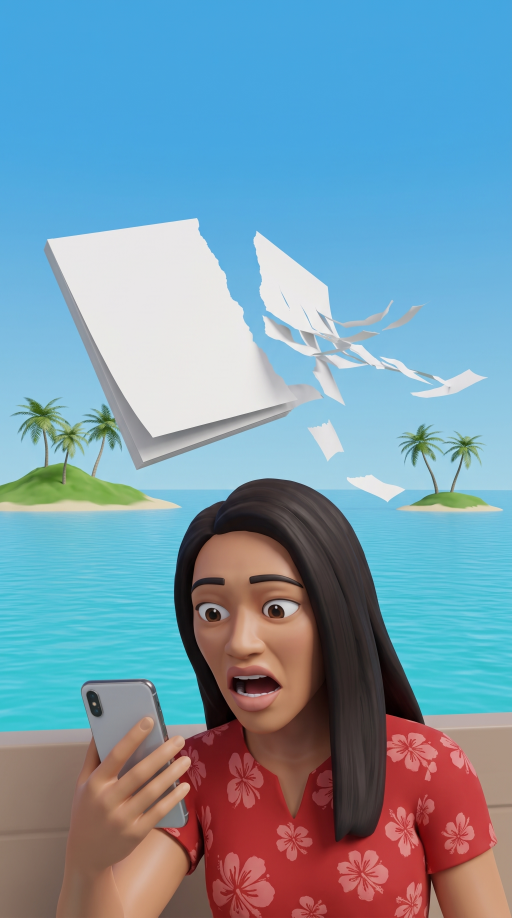
#> input picture map_shorts/samoa_day/thumb_base.jpg, 1536 x 2752 px (shown at 1/3 size)
$ python thumb2.py
#> lines starting #> are read from the running program, lines starting #| are printed output that depends on the picture
"""Clickable cover variants from thumb_base.jpg (no paid generation). python3 thumb2.py"""
import numpy as np
from PIL import Image, ImageDraw, ImageFilter, ImageFont, ImageEnhance
W, H = 1080, 1920
POPX = "Poppins-ExtraBold.ttf"
YEL, RED, WHT, BLK = (255, 214, 10), (232, 36, 36), (255, 255, 255), (0, 0, 0)
def font(s): return ImageFont.truetype(POPX, int(s))

def coeffs(src, dst):
    # perspective coefficients mapping output (dst) points to input (src) points
    A, b = [], []
    for (x, y), (u, v) in zip(dst, src):
        A += [[x, y, 1, 0, 0, 0, -u * x, -u * y], [0, 0, 0, x, y, 1, -v * x, -v * y]]; b += [u, v]
    return np.linalg.solve(np.array(A, float), np.array(b, float)).tolist()

def base(box):
#> called with box = (96, 185, 1440, 2574)
    im = Image.open("thumb_base.jpg").convert("RGB").crop(box).resize((W, H), Image.LANCZOS)
    im = ImageEnhance.Color(im).enhance(1.18); im = ImageEnhance.Contrast(im).enhance(1.08)
#> after `im = ImageEnhance.Contrast(im).enhance(1.08)`:
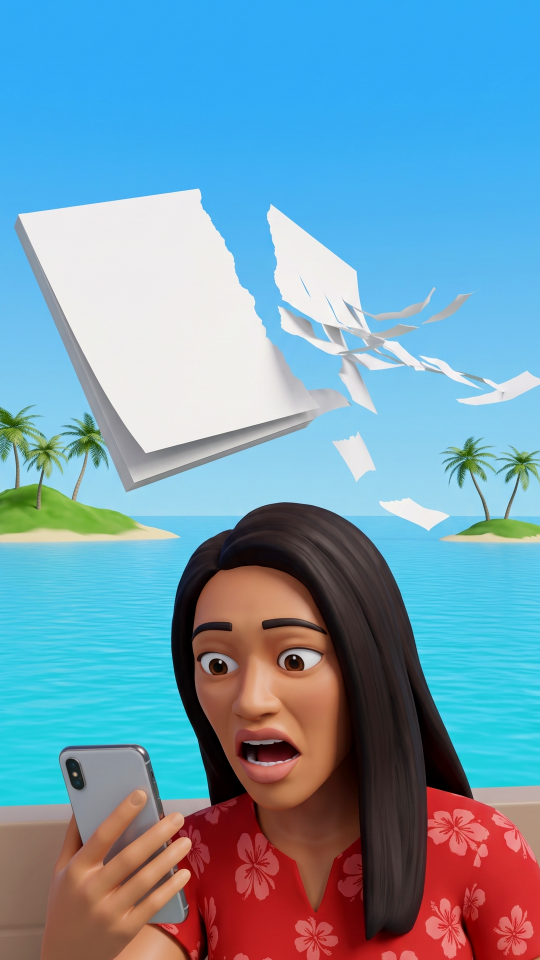
#> im: PIL image 1080x1920 RGB (shown at 1/2 size); mean R, G, B 114.6, 156.1, 177.7
    # soft top darkening for the title
    a = np.asarray(im).astype(np.float32); g = np.clip(1 - np.linspace(0.55, 0, 620), 0, 1)
    a[:620] *= g[:, None, None]; return Image.fromarray(a.astype(np.uint8)).convert("RGBA")

def page(img, quad, draw_fn, size=(800, 1000)):
#> called with size = (800, 1000)
    lay = Image.new("RGBA", size, (0, 0, 0, 0)); draw_fn(ImageDraw.Draw(lay), size)
#> after `lay = Image.new('RGBA', size, (0, 0, 0, 0))`: lay: PIL image 800x1000 RGBA; every value is 0
#> after `draw_fn(ImageDraw.Draw(lay), size)`:
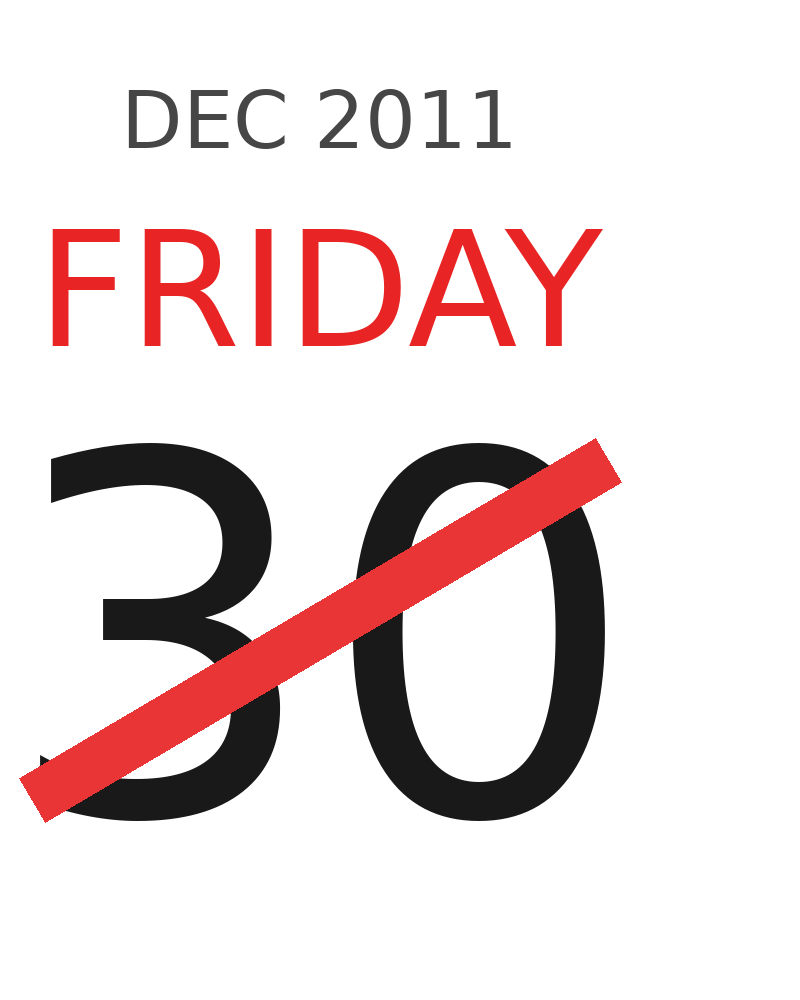
#> lay: PIL image 800x1000 RGBA; mean R, G, B, A 19.4, 5.3, 5.3, 39.8; transparent parts drawn white
    w = lay.transform((W, H), Image.PERSPECTIVE, coeffs([(0, 0), (size[0], 0), (size[0], size[1]), (0, size[1])], quad), Image.BICUBIC)
    img.alpha_composite(w)

def title(img, lines, y0):
#> called with y0 = 150
    d = ImageDraw.Draw(img); y = y0
    for txt, col, sz in lines:
        f = font(sz)
        while f.getlength(txt) > W - 70: f = font(f.size - 2)
        sh = Image.new("RGBA", img.size, (0, 0, 0, 0))
        ImageDraw.Draw(sh).text((W / 2 + 6, y + 10), txt, font=f, fill=(0, 0, 0, 200), anchor="mm", stroke_width=14, stroke_fill=(0, 0, 0, 200))
        img.alpha_composite(sh.filter(ImageFilter.GaussianBlur(8)))
        d.text((W / 2, y), txt, font=f, fill=col, anchor="mm", stroke_width=12, stroke_fill=BLK)
        y += f.size * 1.08
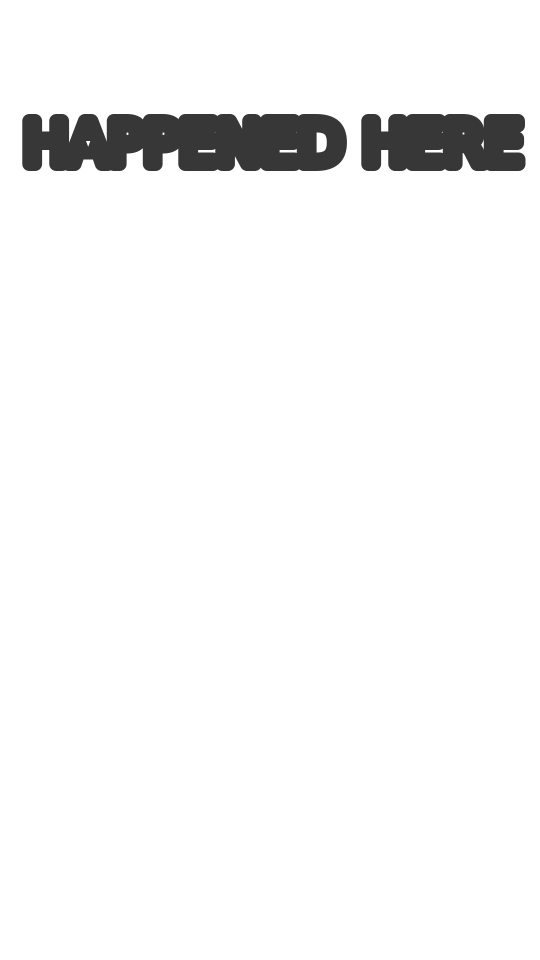
#> sh: PIL image 1080x1920 RGBA (shown at 1/2 size); mean R, G, B, A 0, 0, 0, 9.5; transparent parts drawn white
#> after the loop, y = 404.9

def cal_X(d, s):
    w, h = s; cx = w * 0.40
    d.text((cx, h * 0.12), "DEC 2011", font=font(h * 0.08), fill=(70, 70, 70), anchor="mm")
    d.text((cx, h * 0.29), "FRIDAY", font=font(h * 0.16), fill=RED, anchor="mm")
    d.text((cx, h * 0.64), "30", font=font(h * 0.50), fill=(25, 25, 25), anchor="mm")
    # one red strike-through: 'deleted', the number stays readable
    d.line([(cx - w * 0.36, h * 0.80), (cx + w * 0.36, h * 0.46)], fill=RED + (235,), width=int(w * 0.065))

def badge(img, txt, cx, cy, sz=58, bg=RED, rot=-6):
    # '>' in txt is drawn as an arrow (Poppins has no arrow glyph)
#> called with txt = 'THU 29 > SAT 31', cx = 800, cy = 965, sz = 52, bg = (232, 36, 36), rot = -6
    f = font(sz); parts = txt.split(">"); aw = sz * 1.2
    tw = sum(f.getlength(p) for p in parts) + aw * (len(parts) - 1); pw, ph = int(tw + sz * 1.1), int(sz * 1.75)
    lay = Image.new("RGBA", (pw + 40, ph + 40), (0, 0, 0, 0)); d = ImageDraw.Draw(lay)
#> after `lay = Image.new('RGBA', (pw + 40, ph + 40), (0, 0, 0, 0))`: lay: PIL image 564x131 RGBA; every value is 0
    d.rounded_rectangle((20, 20, 20 + pw, 20 + ph), sz * 0.4, fill=bg + (255,), outline=WHT, width=6)
    x = 20 + sz * 0.55; yc = 20 + ph / 2
    for k, p in enumerate(parts):
        d.text((x, yc), p, font=f, fill=WHT, anchor="lm", stroke_width=3, stroke_fill=BLK); x += f.getlength(p)
        if k < len(parts) - 1:
            a0, a1 = x + sz * 0.15, x + aw - sz * 0.15
            d.line([(a0, yc), (a1 - sz * 0.3, yc)], fill=YEL, width=int(sz * 0.18))
            d.polygon([(a1, yc), (a1 - sz * 0.42, yc - sz * 0.3), (a1 - sz * 0.42, yc + sz * 0.3)], fill=YEL); x += aw
#> after the loop, x = 515.7
    lay = lay.rotate(rot, expand=True, resample=Image.BICUBIC)
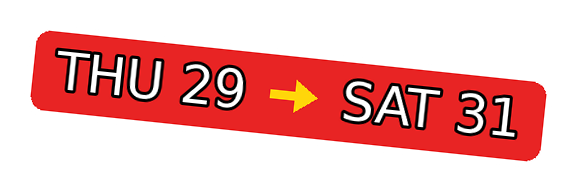
#> lay: PIL image 576x191 RGBA; mean R, G, B, A 93.8, 37.9, 36.8, 111; transparent parts drawn white
    sh = Image.new("RGBA", img.size, (0, 0, 0, 0)); a = lay.split()[3].point(lambda v: v * 0.6)
#> after `a = lay.split()[3].point(lambda v: v * 0.6)`:
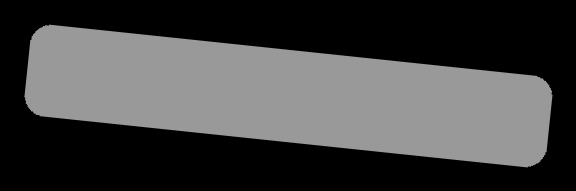
#> a: PIL image 576x191 L; min 0, max 153, mean 66.6
    sh.paste((0, 0, 0, 255), (int(cx - lay.width / 2 + 8), int(cy - lay.height / 2 + 12)), a)
    img.alpha_composite(sh.filter(ImageFilter.GaussianBlur(10)))
    img.alpha_composite(lay, (int(cx - lay.width / 2), int(cy - lay.height / 2)))

# crop: tighter on page + face (base 1536x2752)
BOX = (96, 185, 1440, 185 + int(1344 * 16 / 9))
sx = W / (BOX[2] - BOX[0]); sy = H / (BOX[3] - BOX[1])
def P(x, y): return ((x - BOX[0]) * sx, (y - BOX[1]) * sy)
QUAD = [P(150, 726), P(615, 660), P(835, 1210), P(462, 1305)]  # front face of the blank page (base px)

if __name__ == "__main__":
    import sys
    # B: curiosity title + crossed-out Friday + THU -> SAT badge
    im = base(BOX); page(im, QUAD, cal_X)
    title(im, [("FRIDAY NEVER", WHT, 118), ("HAPPENED HERE", YEL, 118)], 150)
    badge(im, "THU 29 > SAT 31", 800, 965, 52)
    im.convert("RGB").save("thumb2/cover_B.jpg", quality=93)
    # C: short shock title
    im = base(BOX); page(im, QUAD, cal_X)
    title(im, [("THEY DELETED", WHT, 112), ("FRIDAY!", YEL, 150)], 120)
#> call 2 of title, with y0 = 120
#> after the loop in title (call 2), `for txt, col, sz in lines:`:
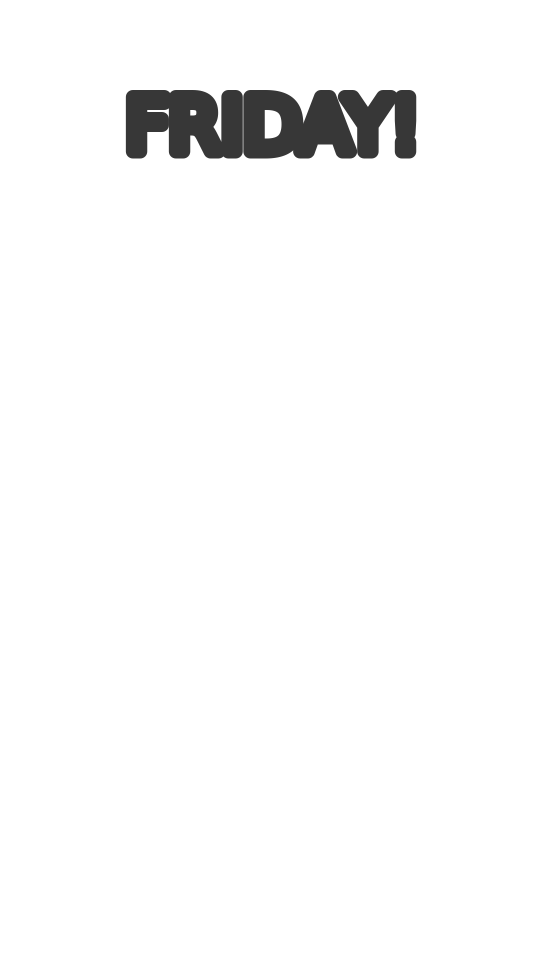
#> sh: PIL image 1080x1920 RGBA (shown at 1/2 size); mean R, G, B, A 0, 0, 0, 6.2; transparent parts drawn white
#> after the loop in title (call 2), `for txt, col, sz in lines:`: y = 403
    badge(im, "THU 29 > SAT 31", 800, 965, 52)
#> call 2 of badge, with txt = 'THU 29 > SAT 31', cx = 800, cy = 965, sz = 52, bg = (232, 36, 36), rot = -6
#> in badge (call 2), `tw = sum((f.getlength(p) for p in parts)) + aw * (len(parts) - 1)`: tw = 467.1
#> in badge (call 2), `pw, ph = (int(tw + sz * 1.1), int(sz * 1.75))`: pw = 524; ph = 91
#> in badge (call 2), `yc = 20 + ph / 2`: yc = 65.5
#> after the loop in badge (call 2), `for k, p in enumerate(parts):`: x = 515.7
#> in badge (call 2), `img.alpha_composite(lay, (int(cx - lay.width / 2), int(cy - lay.height..`:
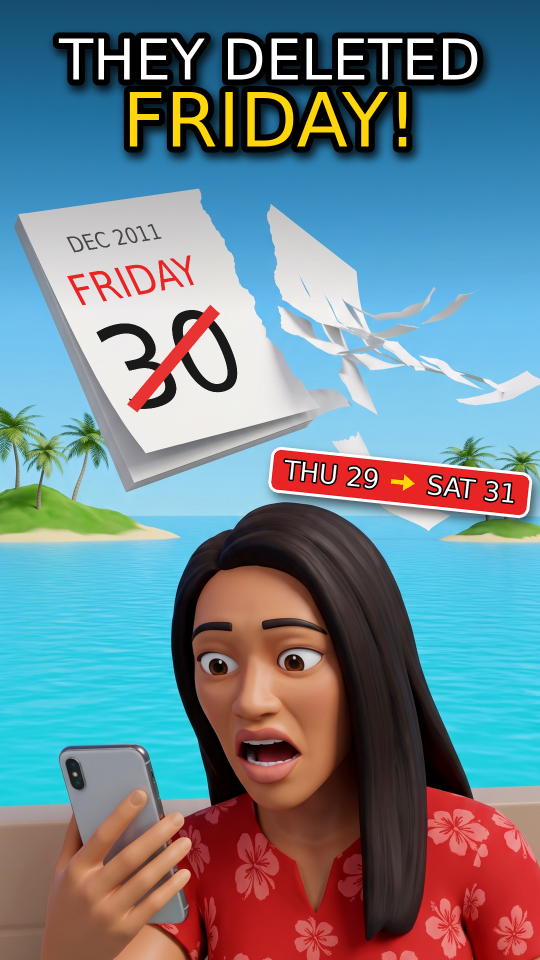
#> img: PIL image 1080x1920 RGBA (shown at 1/2 size); mean R, G, B, A 111.1, 131.4, 141.3, 255
    im.convert("RGB").save("thumb2/cover_C.jpg", quality=93)
    print("ok", QUAD)

$ run again, with map_shorts/samoa_day/thumbnail_samoa.jpg copied over map_shorts/samoa_day/thumb_base.jpg
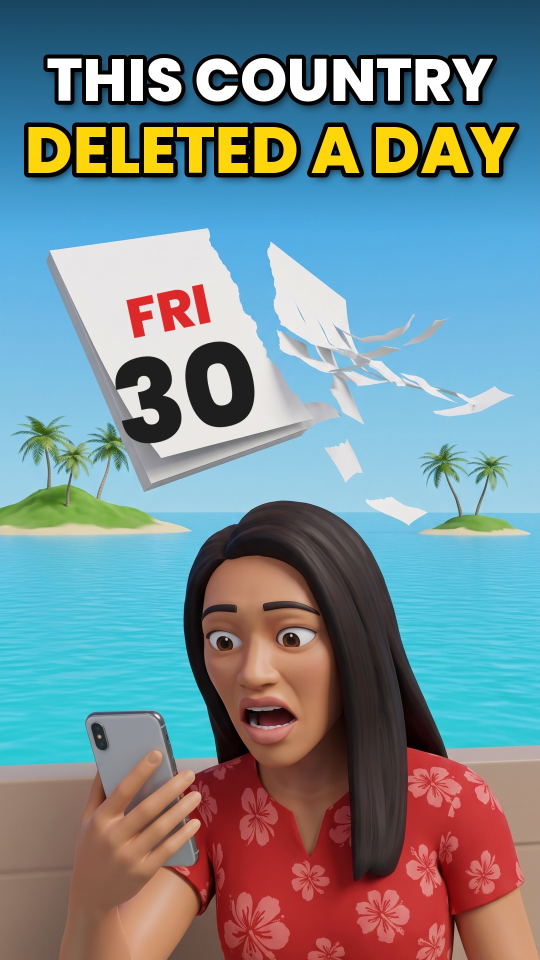
#> input picture map_shorts/samoa_day/thumbnail_samoa.jpg, 1080 x 1920 px (shown at 1/2 size)
#> after the loop in title, `for txt, col, sz in lines:`: y = 404.9
#> after the loop in badge, `for k, p in enumerate(parts):`: x = 515.7
#> after the loop in title (call 2), `for txt, col, sz in lines:`:
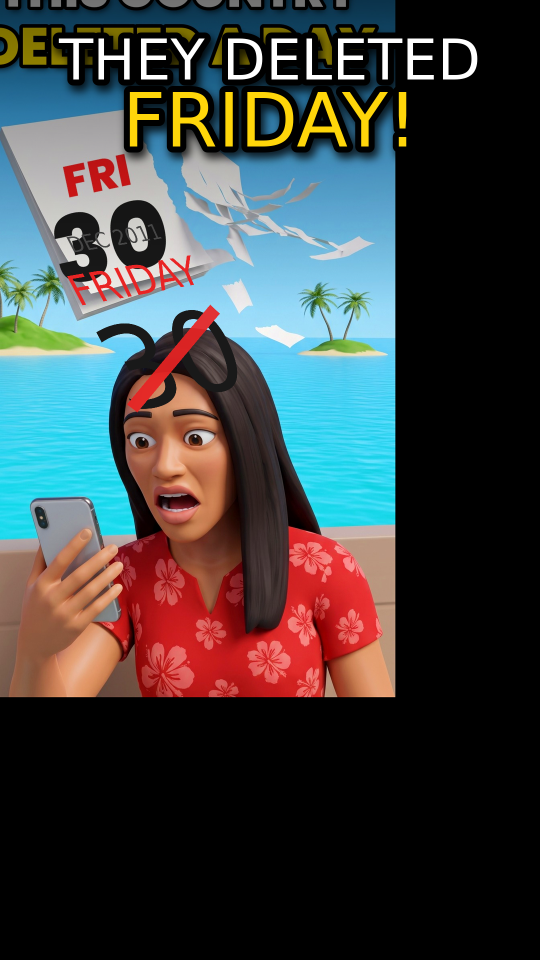
#> img: PIL image 1080x1920 RGBA (shown at 1/2 size); mean R, G, B, A 61, 64.4, 64.8, 255
#> after the loop in title (call 2), `for txt, col, sz in lines:`: y = 403
#> tw = 467.1
#> pw = 524; ph = 91
#> yc = 65.5
#> after the loop in badge (call 2), `for k, p in enumerate(parts):`: x = 515.7
#> in badge (call 2), `img.alpha_composite(lay, (int(cx - lay.width / 2), int(cy - lay.height..`:
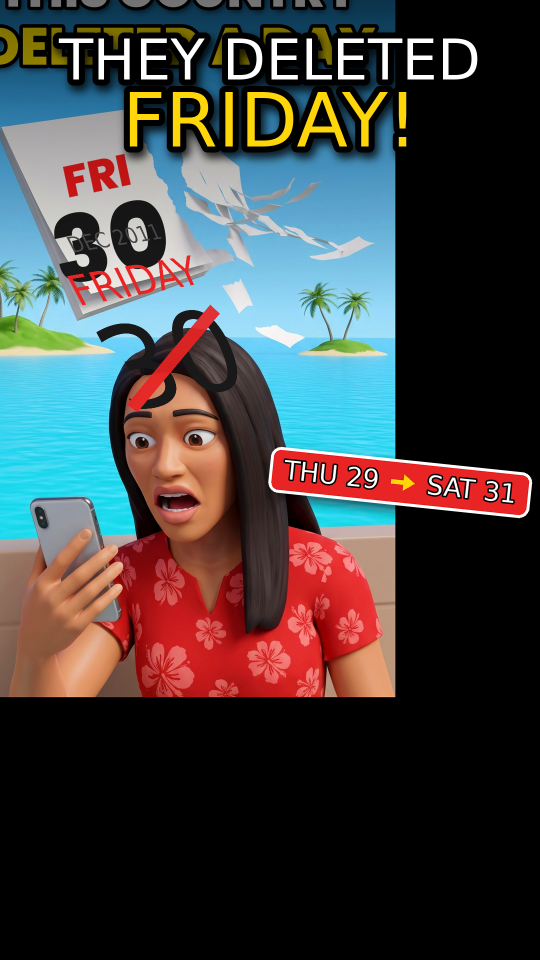
#> img: PIL image 1080x1920 RGBA (shown at 1/2 size); mean R, G, B, A 65.4, 64.1, 64.3, 255

$ run again, with map_shorts/samoa_day/thumbnail_samoa_B.jpg copied over map_shorts/samoa_day/thumb_base.jpg
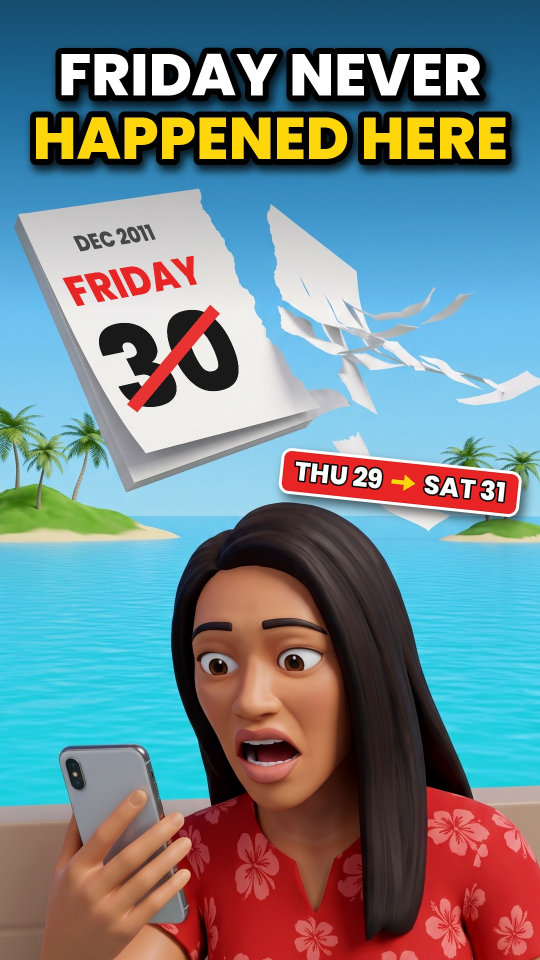
#> input picture map_shorts/samoa_day/thumbnail_samoa_B.jpg, 1080 x 1920 px (shown at 1/2 size)
#> after the loop in title, `for txt, col, sz in lines:`: y = 404.9
#> after the loop in badge, `for k, p in enumerate(parts):`: x = 515.7
#> after the loop in title (call 2), `for txt, col, sz in lines:`:
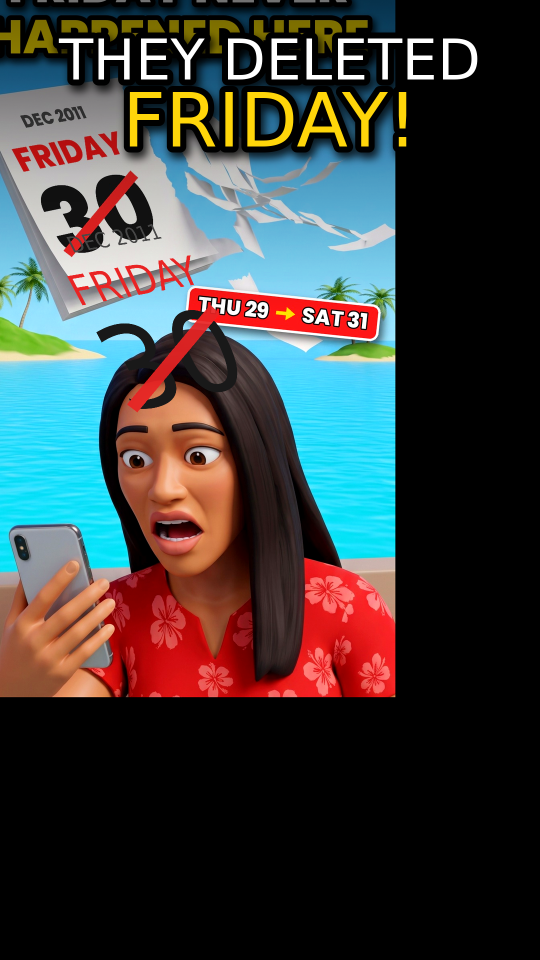
#> img: PIL image 1080x1920 RGBA (shown at 1/2 size); mean R, G, B, A 59.8, 61.4, 60.7, 255
#> after the loop in title (call 2), `for txt, col, sz in lines:`: y = 403
#> tw = 467.1
#> pw = 524; ph = 91
#> yc = 65.5
#> after the loop in badge (call 2), `for k, p in enumerate(parts):`: x = 515.7
#> in badge (call 2), `img.alpha_composite(lay, (int(cx - lay.width / 2), int(cy - lay.height..`:
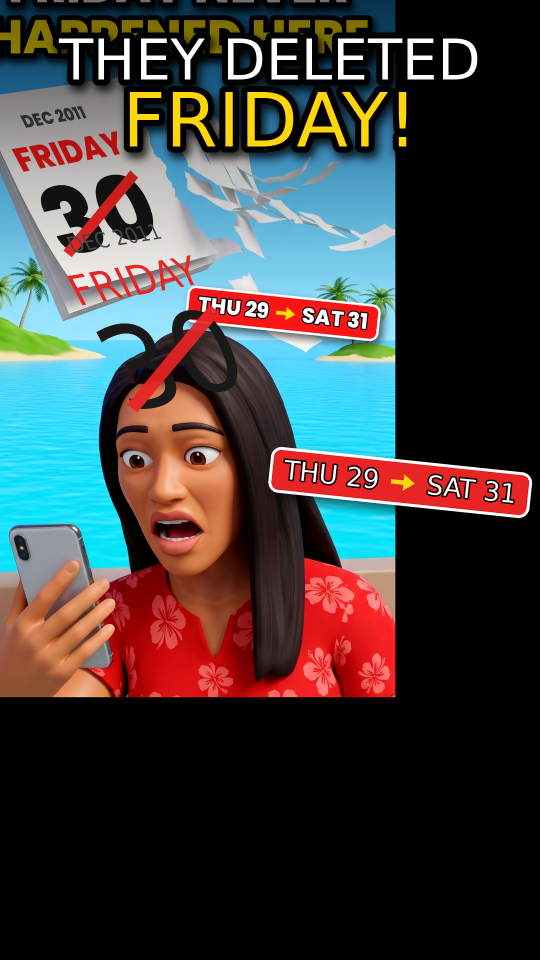
#> img: PIL image 1080x1920 RGBA (shown at 1/2 size); mean R, G, B, A 64.3, 61.2, 60.3, 255
